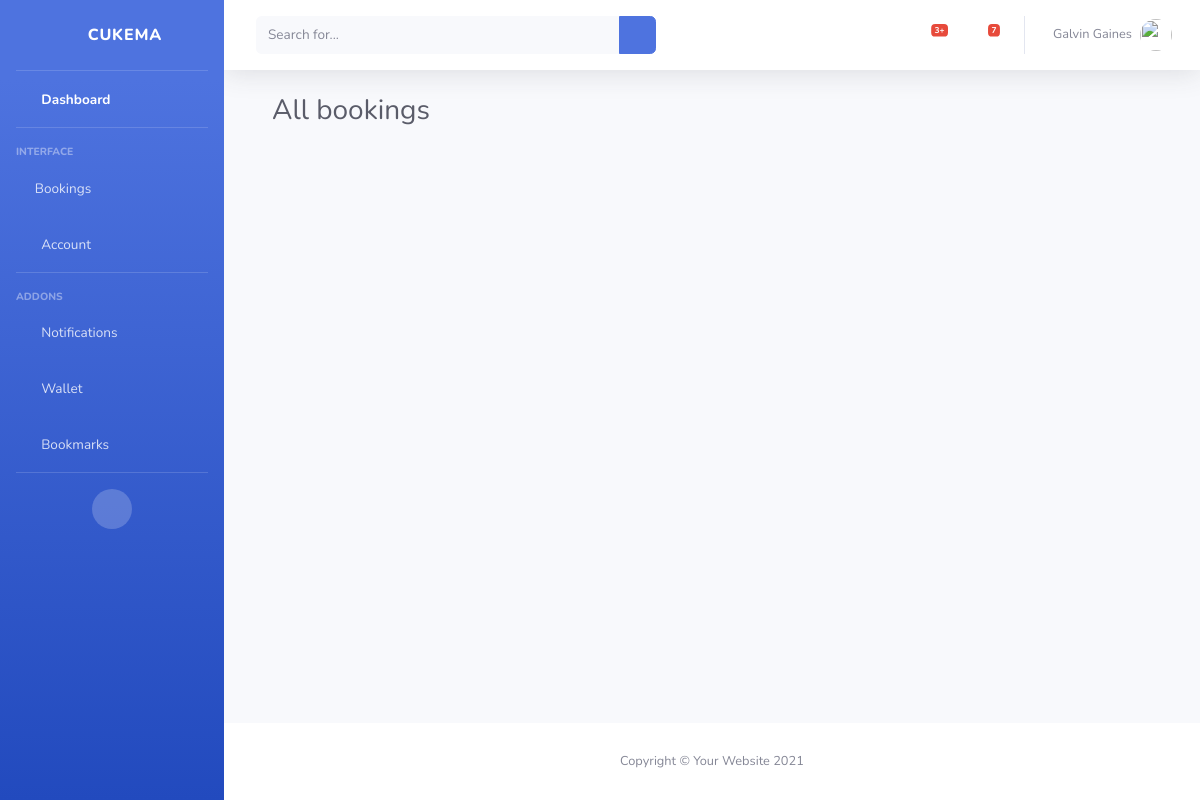
Page /dashboard/bookings/ (signed in) on the earlier database version.
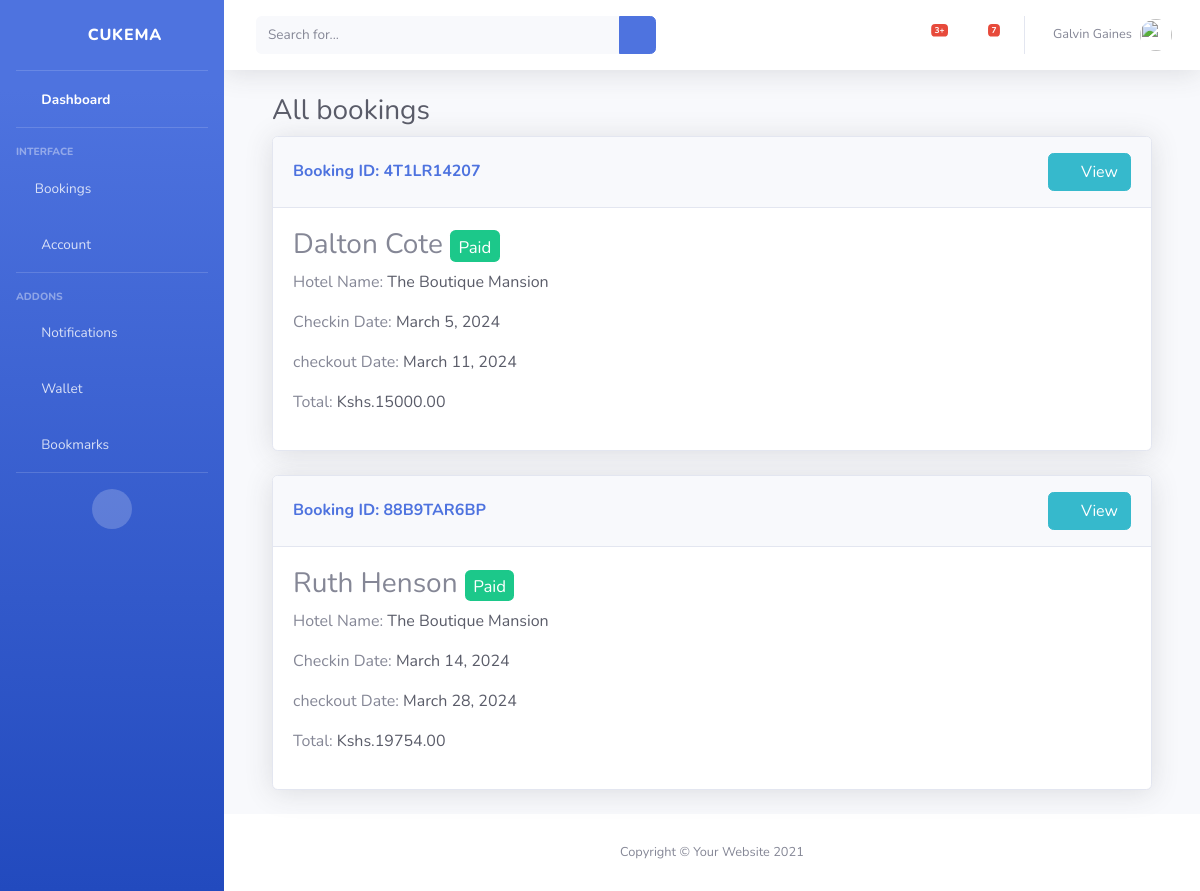
Same page on the later database version.
### UserAuth/models.py (models this page shows)
class User(AbstractUser):
    full_name = models.CharField(max_length=225,null=True,blank=True)
    username = models.CharField(max_length=225, unique=True)
    email = models.EmailField(unique=True)
    phone = models.CharField(max_length=255,null=True, blank=True)
    gender = models.CharField(max_length=255,choices=GENDER,default='male')
    otp = models.CharField(max_length=20,null=True, blank=True)
    USERNAME_FIELD = 'email'
    REQUIRED_FIELDS = ['username']
    def __str__(self):
        return self.username

### Hotel/models.py (models this page shows, shortened)
class Booking(models.Model):
    booking_date = models.DateTimeField(auto_now_add=True, editable=True,blank=True,null=True)
    booking_id = ShortUUIDField(length=10, max_length=10, alphabet='0123456789ABCDEFGHJKLMNPQRST', null=True, blank=True)
    user = models.ForeignKey(User, on_delete=models.SET_NULL, null=True, blank=True)
    payment_status = models.CharField(max_length=100, choices=Payment_status)
    fullname = models.CharField(max_length=100)
    email = models.EmailField(max_length=100)
    phone = models.CharField(max_length=100, null=True, blank=True)
    hotel = models.ForeignKey(Hotel, on_delete=models.SET_NULL, null=True, blank=True)
    room_type = models.ForeignKey(RoomType, on_delete=models.SET_NULL, null=True, blank=True)
    room = models.ManyToManyField(Room)
    before_discount = models.DecimalField(max_digits=12, decimal_places=2, default=0.00)
    total = models.DecimalField(max_digits=12, decimal_places=2, default=0.00)
    saved = models.DecimalField(max_digits=12, decimal_places=2, default=0.00)
    coupons = models.ManyToManyField("Hotel.Coupon", blank=True)
    checkin_date = models.DateField()
    checkout_date = models.DateField()
    total_days = models.PositiveIntegerField(default=1)
    num_adults = models.PositiveIntegerField(default=1)
    num_children = models.PositiveIntegerField(default=0)
    check_in = models.BooleanField(default=False)
    check_out = models.BooleanField(default=False)
    is_active = models.BooleanField(default=False)
    check_in_tracker = models.BooleanField(default=False)
    check_out_tracker = models.BooleanField(default=False)
    success_id = ShortUUIDField(length=10, max_length=10, alphabet='abcdefghijklmnopqrstuvwxyz', null=True, blank=True)
    stripe_payment_intent = models.CharField(max_length=100, blank=True, null=True)
    payment_id = models.CharField(max_length=100, blank=True, null=True)

class Hotel(models.Model):
    user= models.ForeignKey(User, related_name="Hotel_users",on_delete=models.SET_NULL,null=True)
    name = models.CharField(max_length=255)
    description = CKEditor5Field(null=True, blank=True,config_name='extends')
    image = models.FileField(upload_to="hotel_gallery")
    address = models.CharField(max_length=255)
    email = models.EmailField( max_length=254)
    mobile = models.CharField(max_length=255)
    status = models.CharField(max_length=255, choices=Hotel_status,default="Live")
    tags = TaggableManager(blank=True)
    views = models.IntegerField(default=0)
    featured = models.BooleanField(default=False)
    slug = models.SlugField(unique=True)
    date = models.DateField(auto_now_add=True)

### User_dashboard/views.py (the view)
# urls.py: path("bookings/",bookings,name="bookings"),
@login_required
def bookings(request):
    bookings = Booking.objects.filter(user=request.user,payment_status="Paid")
    context = {
        'bookings':bookings
    }
    return render(request,"user_dashboard/bookings.html",context)

### templates/user_dashboard/bookings.html (shortened to what this page needs)
{% extends "user_dashboard/base.html" %}
{% load static %}
{% block body %}
<div class="container-fluid">
    <h1 class="h3 mb-2 text-gray-800">All bookings</h1>
    {% for booking in bookings %}
    <div class="card shadow mb-4 ">
        <div class="card-header py-3 d-flex justify-content-between align-items-center">
            <h6 class="m-0 font-weight-bold text-primary">Booking ID: {{ booking.booking_id }}</h6>
            <a href="{% url "user_dashboard:booking_details" booking.booking_id %}" class="btn btn-info ml-auto">
                <i class="fas fa-fw fa-eye"></i>View
            </a>
        </div>
        <div class="card-body ">
            <h3>{{booking.fullname | title}}
                <span class="badge badge-success text-small"><small>{{booking.payment_status}}</small></span>
            </h3>
            <p class="fs-6">Hotel Name: <span class="text-dark">{{booking.hotel.name | title  }}</span></p>
            <p>Checkin Date: <span class="text-dark">{{booking.checkin_date }}</span></p>
            <p>checkout Date: <span class="text-dark">{{booking.checkout_date }}</span></p>
            <p>Total: <span class="text-dark">Kshs.{{booking.total }}</span></p>
        </div>
    </div>
    {% endfor %}
</div>
{% endblock body %}

### templates/user_dashboard/base.html (shortened to what this page needs)
{% load static %}
<!DOCTYPE html>
<html lang="en">
<head>
    <link href="{% static "vendor/fontawesome-free/css/all.min.css" %}" rel="stylesheet" type="text/css">
    <link href="{% static "css/sb-admin-2.min.css" %}" rel="stylesheet">
</head>
<body id="page-top">
    <div id="wrapper">
        {% include "user_dashboard/sidebar.html" %}
        <div id="content-wrapper" class="d-flex flex-column">
            <div id="content">
                {% include "user_dashboard/topbar.html" %}
                <div class="container-fluid">
                    {% block body %}{% endblock body %}
                </div>
            </div>
            <footer class="sticky-footer bg-white">
                <div class="container my-auto">
                    <div class="copyright text-center my-auto">
                        <span>Copyright &copy; Your Website 2021</span>
                    </div>
                </div>
            </footer>
        </div>
    </div>
</body>
</html>

### templates/user_dashboard/sidebar.html (shortened to what this page needs)
{% load static %}
<ul class="navbar-nav bg-gradient-primary sidebar sidebar-dark accordion" id="accordionSidebar">
    <a class="sidebar-brand d-flex align-items-center justify-content-center" href="index.html">
        <div class="sidebar-brand-icon rotate-n-15">
            <i class="fas fa-laugh-wink"></i>
        </div>
        <div class="sidebar-brand-text mx-3">{{request.user}}</div>
    </a>
    <hr class="sidebar-divider my-0">
    <li class="nav-item active">
        <a class="nav-link" href="{% url "user_dashboard:dashboard" %}">
            <i class="fas fa-fw fa-tachometer-alt"></i>
            <span>Dashboard</span></a>
    </li>
    <hr class="sidebar-divider">
    <div class="sidebar-heading">
        Interface
    </div>
    <li class="nav-item">
        <a class="nav-link collapsed" href="#" data-toggle="collapse" data-target="#collapseTwo"
            aria-expanded="true" aria-controls="collapseTwo">
            <i class="fa fa-calendar" aria-hidden="true"></i>
            <span>Bookings</span>
        </a>
    </li>
    <li class="nav-item">
        <a class="nav-link collapsed" href="#" data-toggle="collapse" data-target="#collapseUtilities"
            aria-expanded="true" aria-controls="collapseUtilities">
            <i class="fas fa-fw fa-wrench"></i>
            <span>Account</span>
        </a>
    </li>
    <hr class="sidebar-divider">
    <div class="sidebar-heading">
        Addons
    </div>
    <li class="nav-item">
        <a class="nav-link" href="{% url "user_dashboard:notifications" %}">
            <i class="fas fa-fw fa-bell"></i>
            <span>Notifications</span></a>
    </li>
    <li class="nav-item">
        <a class="nav-link" href="">
            <i class="fas fa-fw fa-wallet"></i>
            <span>Wallet</span></a>
    </li>
    <li class="nav-item">
        <a class="nav-link" href="">
            <i class="fas fa-fw fa-bookmark"></i>
            <span>Bookmarks</span></a>
    </li>
    <hr class="sidebar-divider d-none d-md-block">
    <div class="text-center d-none d-md-inline">
        <button class="rounded-circle border-0" id="sidebarToggle"></button>
    </div>
</ul>

### templates/user_dashboard/topbar.html (shortened to what this page needs)
{% load static %}
<nav class="navbar navbar-expand navbar-light bg-white topbar mb-4 static-top shadow">
    <form
        class="d-none d-sm-inline-block form-inline mr-auto ml-md-3 my-2 my-md-0 mw-100 navbar-search">
        <div class="input-group">
            <input type="text" class="form-control bg-light border-0 small" placeholder="Search for..."
                aria-label="Search" aria-describedby="basic-addon2">
            <div class="input-group-append">
                <button class="btn btn-primary" type="button">
                    <i class="fas fa-search fa-sm"></i>
                </button>
            </div>
        </div>
    </form>
    <ul class="navbar-nav ml-auto">
        <li class="nav-item dropdown no-arrow mx-1">
            <a class="nav-link dropdown-toggle" href="#" id="alertsDropdown" role="button"
                data-toggle="dropdown" aria-haspopup="true" aria-expanded="false">
                <i class="fas fa-bell fa-fw"></i>
                <span class="badge badge-danger badge-counter">3+</span>
            </a>
        </li>
        <li class="nav-item dropdown no-arrow mx-1">
            <a class="nav-link dropdown-toggle" href="#" id="messagesDropdown" role="button"
                data-toggle="dropdown" aria-haspopup="true" aria-expanded="false">
                <i class="fas fa-envelope fa-fw"></i>
                <span class="badge badge-danger badge-counter">7</span>
            </a>
        </li>
        <li class="nav-item dropdown no-arrow">
            <a class="nav-link dropdown-toggle" href="#" id="userDropdown" role="button"
                data-toggle="dropdown" aria-haspopup="true" aria-expanded="false">
                <span class="mr-2 d-none d-lg-inline text-gray-600 small">{{request.user.full_name}}</span>
                <img class="img-profile rounded-circle"
                    src="{% static "img/undraw_profile.svg" %}">
            </a>
        </li>
    </ul>
</nav>

Differences in the rows shown:
added Booking: booking_id "4T1LR14207", fullname "Dalton Cote", payment_status "Paid", hotel.name "The Boutique Mansion", checkin_date "March 5, 2024", checkout_date "March 11, 2024", total "15000.00"
added Booking: booking_id "88B9TAR6BP", fullname "Ruth Henson", payment_status "Paid", hotel.name "The Boutique Mansion", checkin_date "March 14, 2024", checkout_date "March 28, 2024", total "19754.00"
